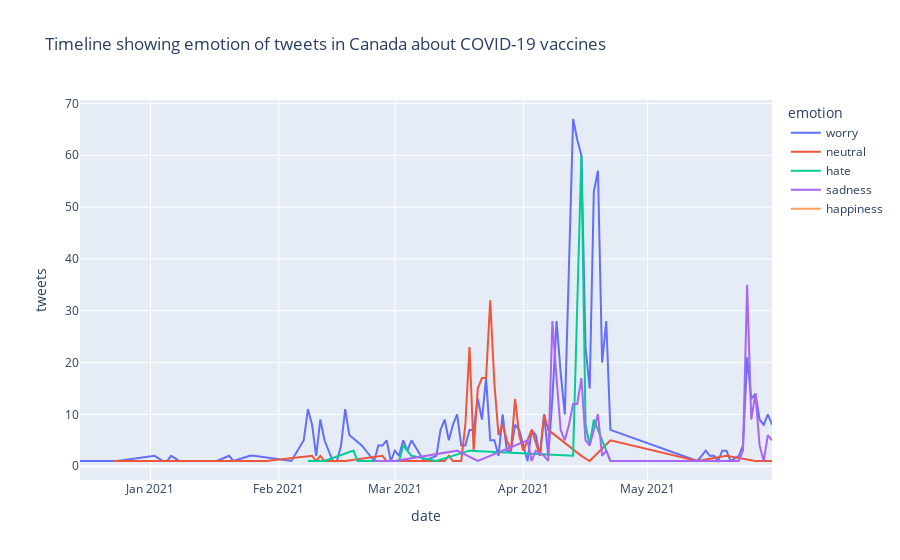

Notebook source saved alongside this figure:
### Code cell
canada_overtime = data[(data.country.isin(['Canada']))&(data.sentiment == 'negative')].groupby(['date', 'emotion']).agg(**{'tweets': ('id', 'count')}).reset_index().dropna()
fig = px.line(canada_overtime, x='date', y='tweets', color='emotion',
             title='Timeline showing emotion of tweets in Canada about COVID-19 vaccines')
fig.show()

### Figure 1 — Plotly figure (JSON) as saved in the notebook; plotly's stock layout.template omitted (floating-point values rounded to 4 significant figures)
{"data": [{"hovertemplate": "emotion=worry<br>date=%{x}<br>tweets=%{y}<extra></extra>", "legendgroup": "worry", "line": {"color": "#636efa", "dash": "solid"}, "mode": "lines", "name": "worry", "orientation": "v", "showlegend": true, "type": "scatter", "x": ["2020-12-15", "2020-12-24", "2021-01-02", "2021-01-04", "2021-01-05", "2021-01-06", "2021-01-08", "2021-01-09", "2021-01-11", "2021-01-14", "2021-01-15", "2021-01-17", "2021-01-20", "2021-01-21", "2021-01-25", "2021-01-26", "2021-02-04", "2021-02-07", "2021-02-08", "2021-02-09", "2021-02-10", "2021-02-11", "2021-02-12", "2021-02-13", "2021-02-14", "2021-02-15", "2021-02-16", "2021-02-17", "2021-02-18", "2021-02-21", "2021-02-22", "2021-02-23", "2021-02-24", "2021-02-25", "2021-02-26", "2021-02-27", "2021-02-28", "2021-03-01", "2021-03-02", "2021-03-03", "2021-03-04", "2021-03-05", "2021-03-08", "2021-03-11", "2021-03-12", "2021-03-13", "2021-03-14", "2021-03-15", "2021-03-16", "2021-03-17", "2021-03-18", "2021-03-19", "2021-03-20", "2021-03-21", "2021-03-22", "2021-03-23", "2021-03-24", "2021-03-25", "2021-03-26", "2021-03-27", "2021-03-28", "2021-03-29", "2021-03-30", "2021-03-31", "2021-04-01", "2021-04-02", "2021-04-03", "2021-04-04", "2021-04-05", "2021-04-06", "2021-04-07", "2021-04-08", "2021-04-09", "2021-04-10", "2021-04-11", "2021-04-12", "2021-04-13", "2021-04-14", "2021-04-15", "2021-04-16", "2021-04-17", "2021-04-18", "2021-04-19", "2021-04-20", "2021-04-21", "2021-04-22", "2021-05-13", "2021-05-14", "2021-05-15", "2021-05-16", "2021-05-17", "2021-05-18", "2021-05-19", "2021-05-20", "2021-05-21", "2021-05-23", "2021-05-24", "2021-05-25", "2021-05-26", "2021-05-27", "2021-05-28", "2021-05-29", "2021-05-30", "2021-05-31"], "xaxis": "x", "y": [1, 1, 2, 1, 1, 2, 1, 1, 1, 1, 1, 1, 2, 1, 2, 2, 1, 5, 11, 8, 2, 9, 5, 3, 1, 1, 4, 11, 6, 4, 3, 2, 1, 4, 4, 5, 1, 3, 2, 5, 3, 5, 1, 2, 7, 9, 5, 8, 10, 4, 4, 7, 7, 13, 9, 17, 5, 5, 2, 10, 3, 3, 8, 7, 4, 1, 7, 6, 2, 10, 2, 13, 28, 18, 10, 37, 67, 63, 60, 23, 15, 53, 57, 20, 28, 7, 1, 2, 3, 2, 2, 1, 3, 3, 1, 2, 4, 21, 13, 14, 9, 8, 10, 8], "yaxis": "y"}, {"hovertemplate": "emotion=neutral<br>date=%{x}<br>tweets=%{y}<extra></extra>", "legendgroup": "neutral", "line": {"color": "#EF553B", "dash": "solid"}, "mode": "lines", "name": "neutral", "orientation": "v", "showlegend": true, "type": "scatter", "x": ["2020-12-23", "2021-01-07", "2021-01-15", "2021-01-29", "2021-02-09", "2021-02-10", "2021-02-11", "2021-02-12", "2021-02-13", "2021-02-17", "2021-02-26", "2021-02-27", "2021-03-03", "2021-03-08", "2021-03-11", "2021-03-13", "2021-03-14", "2021-03-15", "2021-03-16", "2021-03-17", "2021-03-18", "2021-03-19", "2021-03-20", "2021-03-21", "2021-03-22", "2021-03-23", "2021-03-24", "2021-03-25", "2021-03-26", "2021-03-27", "2021-03-28", "2021-03-29", "2021-03-30", "2021-03-31", "2021-04-01", "2021-04-03", "2021-04-05", "2021-04-06", "2021-04-07", "2021-04-15", "2021-04-17", "2021-04-22", "2021-05-13", "2021-05-20", "2021-05-27", "2021-05-31"], "xaxis": "x", "y": [1, 1, 1, 1, 2, 1, 2, 1, 1, 1, 2, 1, 1, 1, 1, 1, 2, 1, 1, 1, 8, 23, 3, 15, 17, 17, 32, 16, 6, 8, 5, 3, 13, 6, 3, 7, 2, 10, 7, 2, 1, 5, 1, 2, 1, 1], "yaxis": "y"}, {"hovertemplate": "emotion=hate<br>date=%{x}<br>tweets=%{y}<extra></extra>", "legendgroup": "hate", "line": {"color": "#00cc96", "dash": "solid"}, "mode": "lines", "name": "hate", "orientation": "v", "showlegend": true, "type": "scatter", "x": ["2021-02-08", "2021-02-12", "2021-02-19", "2021-02-20", "2021-02-21", "2021-02-23", "2021-02-25", "2021-03-01", "2021-03-02", "2021-03-03", "2021-03-04", "2021-03-05", "2021-03-11", "2021-03-19", "2021-04-13", "2021-04-15", "2021-04-16", "2021-04-17", "2021-04-18", "2021-04-22"], "xaxis": "x", "y": [1, 1, 3, 1, 1, 1, 1, 1, 1, 4, 3, 2, 1, 3, 2, 60, 8, 4, 9, 1], "yaxis": "y"}, {"hovertemplate": "emotion=sadness<br>date=%{x}<br>tweets=%{y}<extra></extra>", "legendgroup": "sadness", "line": {"color": "#ab63fa", "dash": "solid"}, "mode": "lines", "name": "sadness", "orientation": "v", "showlegend": true, "type": "scatter", "x": ["2021-02-24", "2021-02-25", "2021-03-01", "2021-03-16", "2021-03-21", "2021-04-02", "2021-04-03", "2021-04-04", "2021-04-06", "2021-04-07", "2021-04-08", "2021-04-09", "2021-04-10", "2021-04-11", "2021-04-12", "2021-04-13", "2021-04-14", "2021-04-15", "2021-04-16", "2021-04-17", "2021-04-18", "2021-04-19", "2021-04-20", "2021-04-21", "2021-04-22", "2021-05-14", "2021-05-18", "2021-05-19", "2021-05-23", "2021-05-24", "2021-05-25", "2021-05-26", "2021-05-27", "2021-05-28", "2021-05-29", "2021-05-30", "2021-05-31"], "xaxis": "x", "y": [1, 1, 1, 3, 1, 5, 1, 3, 2, 1, 28, 17, 7, 5, 8, 12, 12, 17, 5, 4, 7, 10, 2, 3, 1, 1, 1, 1, 1, 3, 35, 9, 14, 4, 1, 6, 5], "yaxis": "y"}, {"hovertemplate": "emotion=happiness<br>date=%{x}<br>tweets=%{y}<extra></extra>", "legendgroup": "happiness", "line": {"color": "#FFA15A", "dash": "solid"}, "mode": "lines", "name": "happiness", "orientation": "v", "showlegend": true, "type": "scatter", "x": ["2021-02-26"], "xaxis": "x", "y": [1], "yaxis": "y"}], "layout": {"legend": {"title": {"text": "emotion"}, "tracegroupgap": 0}, "title": {"text": "Timeline showing emotion of tweets in Canada about COVID-19 vaccines"}, "xaxis": {"anchor": "y", "domain": [0, 1], "title": {"text": "date"}}, "yaxis": {"anchor": "x", "domain": [0, 1], "title": {"text": "tweets"}}}}
